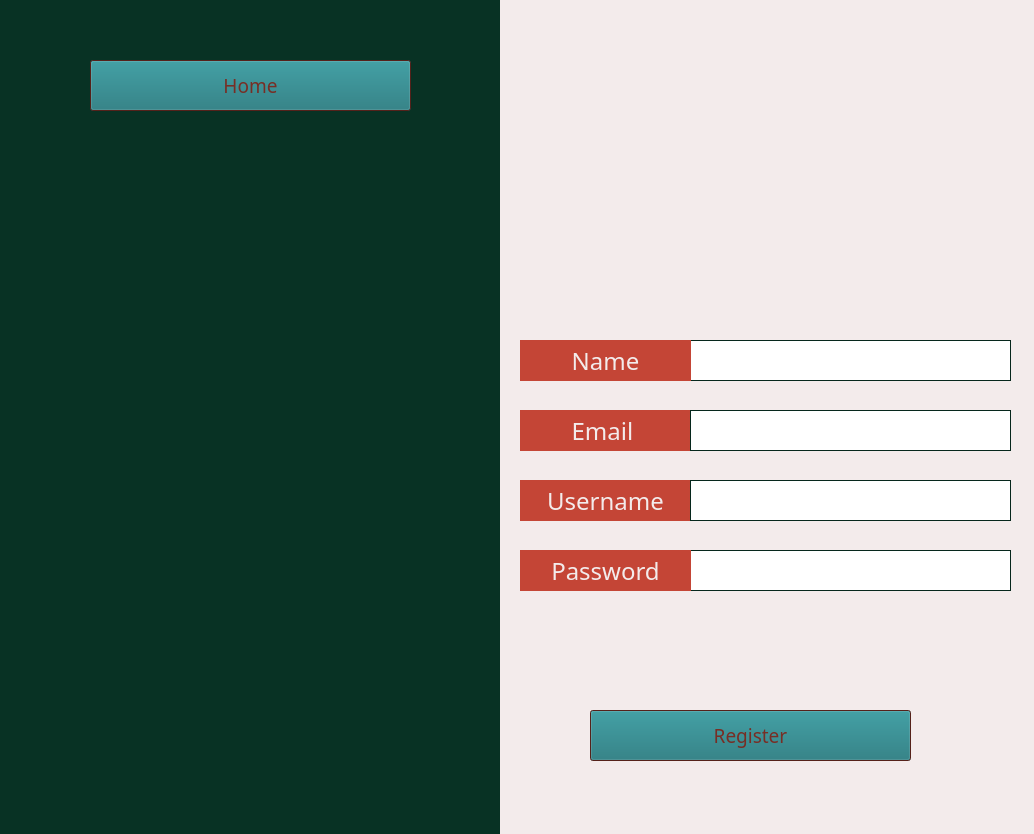
<?xml version="1.0" encoding="UTF-8"?>
<ui version="4.0">
 <class>Form</class>
 <widget class="QWidget" name="Form">
  <property name="geometry">
   <rect>
    <x>0</x>
    <y>0</y>
    <width>1034</width>
    <height>834</height>
   </rect>
  </property>
  <property name="palette">
   <palette>
    <active>
     <colorrole role="Base">
      <brush brushstyle="SolidPattern">
       <color alpha="255">
        <red>255</red>
        <green>255</green>
        <blue>255</blue>
       </color>
      </brush>
     </colorrole>
     <colorrole role="Window">
      <brush brushstyle="SolidPattern">
       <color alpha="255">
        <red>8</red>
        <green>50</green>
        <blue>36</blue>
       </color>
      </brush>
     </colorrole>
    </active>
    <inactive>
     <colorrole role="Base">
      <brush brushstyle="SolidPattern">
       <color alpha="255">
        <red>255</red>
        <green>255</green>
        <blue>255</blue>
       </color>
      </brush>
     </colorrole>
     <colorrole role="Window">
      <brush brushstyle="SolidPattern">
       <color alpha="255">
        <red>8</red>
        <green>50</green>
        <blue>36</blue>
       </color>
      </brush>
     </colorrole>
    </inactive>
    <disabled>
     <colorrole role="Base">
      <brush brushstyle="SolidPattern">
       <color alpha="255">
        <red>8</red>
        <green>50</green>
        <blue>36</blue>
       </color>
      </brush>
     </colorrole>
     <colorrole role="Window">
      <brush brushstyle="SolidPattern">
       <color alpha="255">
        <red>8</red>
        <green>50</green>
        <blue>36</blue>
       </color>
      </brush>
     </colorrole>
    </disabled>
   </palette>
  </property>
  <property name="windowTitle">
   <string>Form</string>
  </property>
  <widget class="QTextEdit" name="name_input">
   <property name="geometry">
    <rect>
     <x>690</x>
     <y>340</y>
     <width>321</width>
     <height>41</height>
    </rect>
   </property>
   <property name="font">
    <font>
     <family>Sylfaen</family>
     <pointsize>14</pointsize>
    </font>
   </property>
   <property name="html">
    <string>&lt;!DOCTYPE HTML PUBLIC &quot;-//W3C//DTD HTML 4.0//EN&quot; &quot;http://www.w3.org/TR/REC-html40/strict.dtd&quot;&gt;
&lt;html&gt;&lt;head&gt;&lt;meta name=&quot;qrichtext&quot; content=&quot;1&quot; /&gt;&lt;style type=&quot;text/css&quot;&gt;
p, li { white-space: pre-wrap; }
&lt;/style&gt;&lt;/head&gt;&lt;body style=&quot; font-family:'Sylfaen'; font-size:14pt; font-weight:400; font-style:normal;&quot;&gt;
&lt;p style=&quot;-qt-paragraph-type:empty; margin-top:0px; margin-bottom:0px; margin-left:0px; margin-right:0px; -qt-block-indent:0; text-indent:0px;&quot;&gt;&lt;br /&gt;&lt;/p&gt;&lt;/body&gt;&lt;/html&gt;</string>
   </property>
  </widget>
  <widget class="QLabel" name="email">
   <property name="geometry">
    <rect>
     <x>520</x>
     <y>410</y>
     <width>171</width>
     <height>41</height>
    </rect>
   </property>
   <property name="palette">
    <palette>
     <active>
      <colorrole role="WindowText">
       <brush brushstyle="SolidPattern">
        <color alpha="255">
         <red>243</red>
         <green>235</green>
         <blue>235</blue>
        </color>
       </brush>
      </colorrole>
      <colorrole role="Base">
       <brush brushstyle="SolidPattern">
        <color alpha="255">
         <red>255</red>
         <green>255</green>
         <blue>255</blue>
        </color>
       </brush>
      </colorrole>
      <colorrole role="Window">
       <brush brushstyle="SolidPattern">
        <color alpha="255">
         <red>196</red>
         <green>69</green>
         <blue>54</blue>
        </color>
       </brush>
      </colorrole>
     </active>
     <inactive>
      <colorrole role="WindowText">
       <brush brushstyle="SolidPattern">
        <color alpha="255">
         <red>243</red>
         <green>235</green>
         <blue>235</blue>
        </color>
       </brush>
      </colorrole>
      <colorrole role="Base">
       <brush brushstyle="SolidPattern">
        <color alpha="255">
         <red>255</red>
         <green>255</green>
         <blue>255</blue>
        </color>
       </brush>
      </colorrole>
      <colorrole role="Window">
       <brush brushstyle="SolidPattern">
        <color alpha="255">
         <red>196</red>
         <green>69</green>
         <blue>54</blue>
        </color>
       </brush>
      </colorrole>
     </inactive>
     <disabled>
      <colorrole role="WindowText">
       <brush brushstyle="SolidPattern">
        <color alpha="255">
         <red>120</red>
         <green>120</green>
         <blue>120</blue>
        </color>
       </brush>
      </colorrole>
      <colorrole role="Base">
       <brush brushstyle="SolidPattern">
        <color alpha="255">
         <red>196</red>
         <green>69</green>
         <blue>54</blue>
        </color>
       </brush>
      </colorrole>
      <colorrole role="Window">
       <brush brushstyle="SolidPattern">
        <color alpha="255">
         <red>196</red>
         <green>69</green>
         <blue>54</blue>
        </color>
       </brush>
      </colorrole>
     </disabled>
    </palette>
   </property>
   <property name="font">
    <font>
     <family>Sylfaen</family>
     <pointsize>18</pointsize>
    </font>
   </property>
   <property name="autoFillBackground">
    <bool>true</bool>
   </property>
   <property name="text">
    <string>Email </string>
   </property>
   <property name="alignment">
    <set>Qt::AlignCenter</set>
   </property>
  </widget>
  <widget class="QLabel" name="userpic">
   <property name="geometry">
    <rect>
     <x>640</x>
     <y>30</y>
     <width>251</width>
     <height>251</height>
    </rect>
   </property>
   <property name="text">
    <string/>
   </property>
   <property name="pixmap">
    <pixmap>Media/Tech Life - User.png</pixmap>
   </property>
   <property name="scaledContents">
    <bool>true</bool>
   </property>
  </widget>
  <widget class="QTextEdit" name="email_input">
   <property name="geometry">
    <rect>
     <x>690</x>
     <y>410</y>
     <width>321</width>
     <height>41</height>
    </rect>
   </property>
   <property name="font">
    <font>
     <family>Sylfaen</family>
     <pointsize>14</pointsize>
    </font>
   </property>
   <property name="html">
    <string>&lt;!DOCTYPE HTML PUBLIC &quot;-//W3C//DTD HTML 4.0//EN&quot; &quot;http://www.w3.org/TR/REC-html40/strict.dtd&quot;&gt;
&lt;html&gt;&lt;head&gt;&lt;meta name=&quot;qrichtext&quot; content=&quot;1&quot; /&gt;&lt;style type=&quot;text/css&quot;&gt;
p, li { white-space: pre-wrap; }
&lt;/style&gt;&lt;/head&gt;&lt;body style=&quot; font-family:'Sylfaen'; font-size:14pt; font-weight:400; font-style:normal;&quot;&gt;
&lt;p style=&quot;-qt-paragraph-type:empty; margin-top:0px; margin-bottom:0px; margin-left:0px; margin-right:0px; -qt-block-indent:0; text-indent:0px;&quot;&gt;&lt;br /&gt;&lt;/p&gt;&lt;/body&gt;&lt;/html&gt;</string>
   </property>
  </widget>
  <widget class="QPushButton" name="reg_button">
   <property name="geometry">
    <rect>
     <x>590</x>
     <y>710</y>
     <width>321</width>
     <height>51</height>
    </rect>
   </property>
   <property name="palette">
    <palette>
     <active>
      <colorrole role="WindowText">
       <brush brushstyle="SolidPattern">
        <color alpha="255">
         <red>25</red>
         <green>114</green>
         <blue>120</blue>
        </color>
       </brush>
      </colorrole>
      <colorrole role="Button">
       <brush brushstyle="SolidPattern">
        <color alpha="255">
         <red>25</red>
         <green>114</green>
         <blue>120</blue>
        </color>
       </brush>
      </colorrole>
      <colorrole role="Light">
       <brush brushstyle="SolidPattern">
        <color alpha="255">
         <red>196</red>
         <green>69</green>
         <blue>54</blue>
        </color>
       </brush>
      </colorrole>
      <colorrole role="Midlight">
       <brush brushstyle="SolidPattern">
        <color alpha="255">
         <red>196</red>
         <green>69</green>
         <blue>54</blue>
        </color>
       </brush>
      </colorrole>
      <colorrole role="BrightText">
       <brush brushstyle="SolidPattern">
        <color alpha="255">
         <red>196</red>
         <green>69</green>
         <blue>54</blue>
        </color>
       </brush>
      </colorrole>
      <colorrole role="ButtonText">
       <brush brushstyle="SolidPattern">
        <color alpha="255">
         <red>119</red>
         <green>46</green>
         <blue>37</blue>
        </color>
       </brush>
      </colorrole>
      <colorrole role="Base">
       <brush brushstyle="SolidPattern">
        <color alpha="255">
         <red>196</red>
         <green>69</green>
         <blue>54</blue>
        </color>
       </brush>
      </colorrole>
      <colorrole role="Window">
       <brush brushstyle="SolidPattern">
        <color alpha="255">
         <red>119</red>
         <green>46</green>
         <blue>37</blue>
        </color>
       </brush>
      </colorrole>
      <colorrole role="AlternateBase">
       <brush brushstyle="SolidPattern">
        <color alpha="255">
         <red>196</red>
         <green>69</green>
         <blue>54</blue>
        </color>
       </brush>
      </colorrole>
      <colorrole role="ToolTipBase">
       <brush brushstyle="SolidPattern">
        <color alpha="255">
         <red>196</red>
         <green>69</green>
         <blue>54</blue>
        </color>
       </brush>
      </colorrole>
     </active>
     <inactive>
      <colorrole role="WindowText">
       <brush brushstyle="SolidPattern">
        <color alpha="255">
         <red>25</red>
         <green>114</green>
         <blue>120</blue>
        </color>
       </brush>
      </colorrole>
      <colorrole role="Button">
       <brush brushstyle="SolidPattern">
        <color alpha="255">
         <red>25</red>
         <green>114</green>
         <blue>120</blue>
        </color>
       </brush>
      </colorrole>
      <colorrole role="Light">
       <brush brushstyle="SolidPattern">
        <color alpha="255">
         <red>196</red>
         <green>69</green>
         <blue>54</blue>
        </color>
       </brush>
      </colorrole>
      <colorrole role="Midlight">
       <brush brushstyle="SolidPattern">
        <color alpha="255">
         <red>196</red>
         <green>69</green>
         <blue>54</blue>
        </color>
       </brush>
      </colorrole>
      <colorrole role="BrightText">
       <brush brushstyle="SolidPattern">
        <color alpha="255">
         <red>196</red>
         <green>69</green>
         <blue>54</blue>
        </color>
       </brush>
      </colorrole>
      <colorrole role="ButtonText">
       <brush brushstyle="SolidPattern">
        <color alpha="255">
         <red>119</red>
         <green>46</green>
         <blue>37</blue>
        </color>
       </brush>
      </colorrole>
      <colorrole role="Base">
       <brush brushstyle="SolidPattern">
        <color alpha="255">
         <red>196</red>
         <green>69</green>
         <blue>54</blue>
        </color>
       </brush>
      </colorrole>
      <colorrole role="Window">
       <brush brushstyle="SolidPattern">
        <color alpha="255">
         <red>119</red>
         <green>46</green>
         <blue>37</blue>
        </color>
       </brush>
      </colorrole>
      <colorrole role="AlternateBase">
       <brush brushstyle="SolidPattern">
        <color alpha="255">
         <red>196</red>
         <green>69</green>
         <blue>54</blue>
        </color>
       </brush>
      </colorrole>
      <colorrole role="ToolTipBase">
       <brush brushstyle="SolidPattern">
        <color alpha="255">
         <red>196</red>
         <green>69</green>
         <blue>54</blue>
        </color>
       </brush>
      </colorrole>
     </inactive>
     <disabled>
      <colorrole role="WindowText">
       <brush brushstyle="SolidPattern">
        <color alpha="255">
         <red>170</red>
         <green>0</green>
         <blue>0</blue>
        </color>
       </brush>
      </colorrole>
      <colorrole role="Button">
       <brush brushstyle="SolidPattern">
        <color alpha="255">
         <red>25</red>
         <green>114</green>
         <blue>120</blue>
        </color>
       </brush>
      </colorrole>
      <colorrole role="Light">
       <brush brushstyle="SolidPattern">
        <color alpha="255">
         <red>196</red>
         <green>69</green>
         <blue>54</blue>
        </color>
       </brush>
      </colorrole>
      <colorrole role="Midlight">
       <brush brushstyle="SolidPattern">
        <color alpha="255">
         <red>196</red>
         <green>69</green>
         <blue>54</blue>
        </color>
       </brush>
      </colorrole>
      <colorrole role="BrightText">
       <brush brushstyle="SolidPattern">
        <color alpha="255">
         <red>196</red>
         <green>69</green>
         <blue>54</blue>
        </color>
       </brush>
      </colorrole>
      <colorrole role="ButtonText">
       <brush brushstyle="SolidPattern">
        <color alpha="255">
         <red>120</red>
         <green>120</green>
         <blue>120</blue>
        </color>
       </brush>
      </colorrole>
      <colorrole role="Base">
       <brush brushstyle="SolidPattern">
        <color alpha="255">
         <red>119</red>
         <green>46</green>
         <blue>37</blue>
        </color>
       </brush>
      </colorrole>
      <colorrole role="Window">
       <brush brushstyle="SolidPattern">
        <color alpha="255">
         <red>119</red>
         <green>46</green>
         <blue>37</blue>
        </color>
       </brush>
      </colorrole>
      <colorrole role="AlternateBase">
       <brush brushstyle="SolidPattern">
        <color alpha="255">
         <red>196</red>
         <green>69</green>
         <blue>54</blue>
        </color>
       </brush>
      </colorrole>
      <colorrole role="ToolTipBase">
       <brush brushstyle="SolidPattern">
        <color alpha="255">
         <red>196</red>
         <green>69</green>
         <blue>54</blue>
        </color>
       </brush>
      </colorrole>
     </disabled>
    </palette>
   </property>
   <property name="font">
    <font>
     <family>Sylfaen</family>
     <pointsize>14</pointsize>
    </font>
   </property>
   <property name="text">
    <string>Register</string>
   </property>
  </widget>
  <widget class="QLabel" name="name">
   <property name="geometry">
    <rect>
     <x>520</x>
     <y>340</y>
     <width>171</width>
     <height>41</height>
    </rect>
   </property>
   <property name="palette">
    <palette>
     <active>
      <colorrole role="WindowText">
       <brush brushstyle="SolidPattern">
        <color alpha="255">
         <red>243</red>
         <green>235</green>
         <blue>235</blue>
        </color>
       </brush>
      </colorrole>
      <colorrole role="Base">
       <brush brushstyle="SolidPattern">
        <color alpha="255">
         <red>255</red>
         <green>255</green>
         <blue>255</blue>
        </color>
       </brush>
      </colorrole>
      <colorrole role="Window">
       <brush brushstyle="SolidPattern">
        <color alpha="255">
         <red>196</red>
         <green>69</green>
         <blue>54</blue>
        </color>
       </brush>
      </colorrole>
     </active>
     <inactive>
      <colorrole role="WindowText">
       <brush brushstyle="SolidPattern">
        <color alpha="255">
         <red>243</red>
         <green>235</green>
         <blue>235</blue>
        </color>
       </brush>
      </colorrole>
      <colorrole role="Base">
       <brush brushstyle="SolidPattern">
        <color alpha="255">
         <red>255</red>
         <green>255</green>
         <blue>255</blue>
        </color>
       </brush>
      </colorrole>
      <colorrole role="Window">
       <brush brushstyle="SolidPattern">
        <color alpha="255">
         <red>196</red>
         <green>69</green>
         <blue>54</blue>
        </color>
       </brush>
      </colorrole>
     </inactive>
     <disabled>
      <colorrole role="WindowText">
       <brush brushstyle="SolidPattern">
        <color alpha="255">
         <red>120</red>
         <green>120</green>
         <blue>120</blue>
        </color>
       </brush>
      </colorrole>
      <colorrole role="Base">
       <brush brushstyle="SolidPattern">
        <color alpha="255">
         <red>196</red>
         <green>69</green>
         <blue>54</blue>
        </color>
       </brush>
      </colorrole>
      <colorrole role="Window">
       <brush brushstyle="SolidPattern">
        <color alpha="255">
         <red>196</red>
         <green>69</green>
         <blue>54</blue>
        </color>
       </brush>
      </colorrole>
     </disabled>
    </palette>
   </property>
   <property name="font">
    <font>
     <family>Sylfaen</family>
     <pointsize>18</pointsize>
    </font>
   </property>
   <property name="autoFillBackground">
    <bool>true</bool>
   </property>
   <property name="text">
    <string>Name</string>
   </property>
   <property name="alignment">
    <set>Qt::AlignCenter</set>
   </property>
  </widget>
  <widget class="QTextEdit" name="pass_input">
   <property name="geometry">
    <rect>
     <x>690</x>
     <y>550</y>
     <width>321</width>
     <height>41</height>
    </rect>
   </property>
   <property name="font">
    <font>
     <family>Sylfaen</family>
     <pointsize>14</pointsize>
    </font>
   </property>
   <property name="html">
    <string>&lt;!DOCTYPE HTML PUBLIC &quot;-//W3C//DTD HTML 4.0//EN&quot; &quot;http://www.w3.org/TR/REC-html40/strict.dtd&quot;&gt;
&lt;html&gt;&lt;head&gt;&lt;meta name=&quot;qrichtext&quot; content=&quot;1&quot; /&gt;&lt;style type=&quot;text/css&quot;&gt;
p, li { white-space: pre-wrap; }
&lt;/style&gt;&lt;/head&gt;&lt;body style=&quot; font-family:'Sylfaen'; font-size:14pt; font-weight:400; font-style:normal;&quot;&gt;
&lt;p style=&quot;-qt-paragraph-type:empty; margin-top:0px; margin-bottom:0px; margin-left:0px; margin-right:0px; -qt-block-indent:0; text-indent:0px;&quot;&gt;&lt;br /&gt;&lt;/p&gt;&lt;/body&gt;&lt;/html&gt;</string>
   </property>
  </widget>
  <widget class="QLabel" name="password">
   <property name="geometry">
    <rect>
     <x>520</x>
     <y>550</y>
     <width>171</width>
     <height>41</height>
    </rect>
   </property>
   <property name="palette">
    <palette>
     <active>
      <colorrole role="WindowText">
       <brush brushstyle="SolidPattern">
        <color alpha="255">
         <red>243</red>
         <green>235</green>
         <blue>235</blue>
        </color>
       </brush>
      </colorrole>
      <colorrole role="Base">
       <brush brushstyle="SolidPattern">
        <color alpha="255">
         <red>255</red>
         <green>255</green>
         <blue>255</blue>
        </color>
       </brush>
      </colorrole>
      <colorrole role="Window">
       <brush brushstyle="SolidPattern">
        <color alpha="255">
         <red>196</red>
         <green>69</green>
         <blue>54</blue>
        </color>
       </brush>
      </colorrole>
     </active>
     <inactive>
      <colorrole role="WindowText">
       <brush brushstyle="SolidPattern">
        <color alpha="255">
         <red>243</red>
         <green>235</green>
         <blue>235</blue>
        </color>
       </brush>
      </colorrole>
      <colorrole role="Base">
       <brush brushstyle="SolidPattern">
        <color alpha="255">
         <red>255</red>
         <green>255</green>
         <blue>255</blue>
        </color>
       </brush>
      </colorrole>
      <colorrole role="Window">
       <brush brushstyle="SolidPattern">
        <color alpha="255">
         <red>196</red>
         <green>69</green>
         <blue>54</blue>
        </color>
       </brush>
      </colorrole>
     </inactive>
     <disabled>
      <colorrole role="WindowText">
       <brush brushstyle="SolidPattern">
        <color alpha="255">
         <red>120</red>
         <green>120</green>
         <blue>120</blue>
        </color>
       </brush>
      </colorrole>
      <colorrole role="Base">
       <brush brushstyle="SolidPattern">
        <color alpha="255">
         <red>196</red>
         <green>69</green>
         <blue>54</blue>
        </color>
       </brush>
      </colorrole>
      <colorrole role="Window">
       <brush brushstyle="SolidPattern">
        <color alpha="255">
         <red>196</red>
         <green>69</green>
         <blue>54</blue>
        </color>
       </brush>
      </colorrole>
     </disabled>
    </palette>
   </property>
   <property name="font">
    <font>
     <family>Sylfaen</family>
     <pointsize>18</pointsize>
    </font>
   </property>
   <property name="autoFillBackground">
    <bool>true</bool>
   </property>
   <property name="text">
    <string>Password</string>
   </property>
   <property name="alignment">
    <set>Qt::AlignCenter</set>
   </property>
  </widget>
  <widget class="QLabel" name="username">
   <property name="geometry">
    <rect>
     <x>520</x>
     <y>480</y>
     <width>171</width>
     <height>41</height>
    </rect>
   </property>
   <property name="palette">
    <palette>
     <active>
      <colorrole role="WindowText">
       <brush brushstyle="SolidPattern">
        <color alpha="255">
         <red>243</red>
         <green>235</green>
         <blue>235</blue>
        </color>
       </brush>
      </colorrole>
      <colorrole role="Base">
       <brush brushstyle="SolidPattern">
        <color alpha="255">
         <red>255</red>
         <green>255</green>
         <blue>255</blue>
        </color>
       </brush>
      </colorrole>
      <colorrole role="Window">
       <brush brushstyle="SolidPattern">
        <color alpha="255">
         <red>196</red>
         <green>69</green>
         <blue>54</blue>
        </color>
       </brush>
      </colorrole>
     </active>
     <inactive>
      <colorrole role="WindowText">
       <brush brushstyle="SolidPattern">
        <color alpha="255">
         <red>243</red>
         <green>235</green>
         <blue>235</blue>
        </color>
       </brush>
      </colorrole>
      <colorrole role="Base">
       <brush brushstyle="SolidPattern">
        <color alpha="255">
         <red>255</red>
         <green>255</green>
         <blue>255</blue>
        </color>
       </brush>
      </colorrole>
      <colorrole role="Window">
       <brush brushstyle="SolidPattern">
        <color alpha="255">
         <red>196</red>
         <green>69</green>
         <blue>54</blue>
        </color>
       </brush>
      </colorrole>
     </inactive>
     <disabled>
      <colorrole role="WindowText">
       <brush brushstyle="SolidPattern">
        <color alpha="255">
         <red>120</red>
         <green>120</green>
         <blue>120</blue>
        </color>
       </brush>
      </colorrole>
      <colorrole role="Base">
       <brush brushstyle="SolidPattern">
        <color alpha="255">
         <red>196</red>
         <green>69</green>
         <blue>54</blue>
        </color>
       </brush>
      </colorrole>
      <colorrole role="Window">
       <brush brushstyle="SolidPattern">
        <color alpha="255">
         <red>196</red>
         <green>69</green>
         <blue>54</blue>
        </color>
       </brush>
      </colorrole>
     </disabled>
    </palette>
   </property>
   <property name="font">
    <font>
     <family>Sylfaen</family>
     <pointsize>18</pointsize>
    </font>
   </property>
   <property name="autoFillBackground">
    <bool>true</bool>
   </property>
   <property name="text">
    <string>Username</string>
   </property>
   <property name="alignment">
    <set>Qt::AlignCenter</set>
   </property>
  </widget>
  <widget class="QTextEdit" name="user_input">
   <property name="geometry">
    <rect>
     <x>690</x>
     <y>480</y>
     <width>321</width>
     <height>41</height>
    </rect>
   </property>
   <property name="font">
    <font>
     <family>Sylfaen</family>
     <pointsize>14</pointsize>
    </font>
   </property>
   <property name="html">
    <string>&lt;!DOCTYPE HTML PUBLIC &quot;-//W3C//DTD HTML 4.0//EN&quot; &quot;http://www.w3.org/TR/REC-html40/strict.dtd&quot;&gt;
&lt;html&gt;&lt;head&gt;&lt;meta name=&quot;qrichtext&quot; content=&quot;1&quot; /&gt;&lt;style type=&quot;text/css&quot;&gt;
p, li { white-space: pre-wrap; }
&lt;/style&gt;&lt;/head&gt;&lt;body style=&quot; font-family:'Sylfaen'; font-size:14pt; font-weight:400; font-style:normal;&quot;&gt;
&lt;p style=&quot;-qt-paragraph-type:empty; margin-top:0px; margin-bottom:0px; margin-left:0px; margin-right:0px; -qt-block-indent:0; text-indent:0px;&quot;&gt;&lt;br /&gt;&lt;/p&gt;&lt;/body&gt;&lt;/html&gt;</string>
   </property>
  </widget>
  <widget class="QLabel" name="color_label">
   <property name="geometry">
    <rect>
     <x>500</x>
     <y>-10</y>
     <width>541</width>
     <height>851</height>
    </rect>
   </property>
   <property name="palette">
    <palette>
     <active>
      <colorrole role="WindowText">
       <brush brushstyle="SolidPattern">
        <color alpha="255">
         <red>243</red>
         <green>235</green>
         <blue>235</blue>
        </color>
       </brush>
      </colorrole>
      <colorrole role="Base">
       <brush brushstyle="SolidPattern">
        <color alpha="255">
         <red>255</red>
         <green>255</green>
         <blue>255</blue>
        </color>
       </brush>
      </colorrole>
      <colorrole role="Window">
       <brush brushstyle="SolidPattern">
        <color alpha="255">
         <red>243</red>
         <green>235</green>
         <blue>235</blue>
        </color>
       </brush>
      </colorrole>
     </active>
     <inactive>
      <colorrole role="WindowText">
       <brush brushstyle="SolidPattern">
        <color alpha="255">
         <red>243</red>
         <green>235</green>
         <blue>235</blue>
        </color>
       </brush>
      </colorrole>
      <colorrole role="Base">
       <brush brushstyle="SolidPattern">
        <color alpha="255">
         <red>255</red>
         <green>255</green>
         <blue>255</blue>
        </color>
       </brush>
      </colorrole>
      <colorrole role="Window">
       <brush brushstyle="SolidPattern">
        <color alpha="255">
         <red>243</red>
         <green>235</green>
         <blue>235</blue>
        </color>
       </brush>
      </colorrole>
     </inactive>
     <disabled>
      <colorrole role="WindowText">
       <brush brushstyle="SolidPattern">
        <color alpha="255">
         <red>120</red>
         <green>120</green>
         <blue>120</blue>
        </color>
       </brush>
      </colorrole>
      <colorrole role="Base">
       <brush brushstyle="SolidPattern">
        <color alpha="255">
         <red>243</red>
         <green>235</green>
         <blue>235</blue>
        </color>
       </brush>
      </colorrole>
      <colorrole role="Window">
       <brush brushstyle="SolidPattern">
        <color alpha="255">
         <red>243</red>
         <green>235</green>
         <blue>235</blue>
        </color>
       </brush>
      </colorrole>
     </disabled>
    </palette>
   </property>
   <property name="font">
    <font>
     <family>Sylfaen</family>
     <pointsize>18</pointsize>
    </font>
   </property>
   <property name="autoFillBackground">
    <bool>true</bool>
   </property>
   <property name="text">
    <string/>
   </property>
   <property name="alignment">
    <set>Qt::AlignCenter</set>
   </property>
  </widget>
  <widget class="QLabel" name="sidepic">
   <property name="geometry">
    <rect>
     <x>50</x>
     <y>200</y>
     <width>411</width>
     <height>471</height>
    </rect>
   </property>
   <property name="text">
    <string/>
   </property>
   <property name="pixmap">
    <pixmap>Media/image (1).png</pixmap>
   </property>
   <property name="scaledContents">
    <bool>true</bool>
   </property>
  </widget>
  <widget class="QPushButton" name="to_menu1">
   <property name="geometry">
    <rect>
     <x>90</x>
     <y>60</y>
     <width>321</width>
     <height>51</height>
    </rect>
   </property>
   <property name="palette">
    <palette>
     <active>
      <colorrole role="WindowText">
       <brush brushstyle="SolidPattern">
        <color alpha="255">
         <red>25</red>
         <green>114</green>
         <blue>120</blue>
        </color>
       </brush>
      </colorrole>
      <colorrole role="Button">
       <brush brushstyle="SolidPattern">
        <color alpha="255">
         <red>25</red>
         <green>114</green>
         <blue>120</blue>
        </color>
       </brush>
      </colorrole>
      <colorrole role="Light">
       <brush brushstyle="SolidPattern">
        <color alpha="255">
         <red>196</red>
         <green>69</green>
         <blue>54</blue>
        </color>
       </brush>
      </colorrole>
      <colorrole role="Midlight">
       <brush brushstyle="SolidPattern">
        <color alpha="255">
         <red>196</red>
         <green>69</green>
         <blue>54</blue>
        </color>
       </brush>
      </colorrole>
      <colorrole role="BrightText">
       <brush brushstyle="SolidPattern">
        <color alpha="255">
         <red>196</red>
         <green>69</green>
         <blue>54</blue>
        </color>
       </brush>
      </colorrole>
      <colorrole role="ButtonText">
       <brush brushstyle="SolidPattern">
        <color alpha="255">
         <red>119</red>
         <green>46</green>
         <blue>37</blue>
        </color>
       </brush>
      </colorrole>
      <colorrole role="Base">
       <brush brushstyle="SolidPattern">
        <color alpha="255">
         <red>196</red>
         <green>69</green>
         <blue>54</blue>
        </color>
       </brush>
      </colorrole>
      <colorrole role="Window">
       <brush brushstyle="SolidPattern">
        <color alpha="255">
         <red>119</red>
         <green>46</green>
         <blue>37</blue>
        </color>
       </brush>
      </colorrole>
      <colorrole role="AlternateBase">
       <brush brushstyle="SolidPattern">
        <color alpha="255">
         <red>196</red>
         <green>69</green>
         <blue>54</blue>
        </color>
       </brush>
      </colorrole>
      <colorrole role="ToolTipBase">
       <brush brushstyle="SolidPattern">
        <color alpha="255">
         <red>196</red>
         <green>69</green>
         <blue>54</blue>
        </color>
       </brush>
      </colorrole>
     </active>
     <inactive>
      <colorrole role="WindowText">
       <brush brushstyle="SolidPattern">
        <color alpha="255">
         <red>25</red>
         <green>114</green>
         <blue>120</blue>
        </color>
       </brush>
      </colorrole>
      <colorrole role="Button">
       <brush brushstyle="SolidPattern">
        <color alpha="255">
         <red>25</red>
         <green>114</green>
         <blue>120</blue>
        </color>
       </brush>
      </colorrole>
      <colorrole role="Light">
       <brush brushstyle="SolidPattern">
        <color alpha="255">
         <red>196</red>
         <green>69</green>
         <blue>54</blue>
        </color>
       </brush>
      </colorrole>
      <colorrole role="Midlight">
       <brush brushstyle="SolidPattern">
        <color alpha="255">
         <red>196</red>
         <green>69</green>
         <blue>54</blue>
        </color>
       </brush>
      </colorrole>
      <colorrole role="BrightText">
       <brush brushstyle="SolidPattern">
        <color alpha="255">
         <red>196</red>
         <green>69</green>
         <blue>54</blue>
        </color>
       </brush>
      </colorrole>
      <colorrole role="ButtonText">
       <brush brushstyle="SolidPattern">
        <color alpha="255">
         <red>119</red>
         <green>46</green>
         <blue>37</blue>
        </color>
       </brush>
      </colorrole>
      <colorrole role="Base">
       <brush brushstyle="SolidPattern">
        <color alpha="255">
         <red>196</red>
         <green>69</green>
         <blue>54</blue>
        </color>
       </brush>
      </colorrole>
      <colorrole role="Window">
       <brush brushstyle="SolidPattern">
        <color alpha="255">
         <red>119</red>
         <green>46</green>
         <blue>37</blue>
        </color>
       </brush>
      </colorrole>
      <colorrole role="AlternateBase">
       <brush brushstyle="SolidPattern">
        <color alpha="255">
         <red>196</red>
         <green>69</green>
         <blue>54</blue>
        </color>
       </brush>
      </colorrole>
      <colorrole role="ToolTipBase">
       <brush brushstyle="SolidPattern">
        <color alpha="255">
         <red>196</red>
         <green>69</green>
         <blue>54</blue>
        </color>
       </brush>
      </colorrole>
     </inactive>
     <disabled>
      <colorrole role="WindowText">
       <brush brushstyle="SolidPattern">
        <color alpha="255">
         <red>170</red>
         <green>0</green>
         <blue>0</blue>
        </color>
       </brush>
      </colorrole>
      <colorrole role="Button">
       <brush brushstyle="SolidPattern">
        <color alpha="255">
         <red>25</red>
         <green>114</green>
         <blue>120</blue>
        </color>
       </brush>
      </colorrole>
      <colorrole role="Light">
       <brush brushstyle="SolidPattern">
        <color alpha="255">
         <red>196</red>
         <green>69</green>
         <blue>54</blue>
        </color>
       </brush>
      </colorrole>
      <colorrole role="Midlight">
       <brush brushstyle="SolidPattern">
        <color alpha="255">
         <red>196</red>
         <green>69</green>
         <blue>54</blue>
        </color>
       </brush>
      </colorrole>
      <colorrole role="BrightText">
       <brush brushstyle="SolidPattern">
        <color alpha="255">
         <red>196</red>
         <green>69</green>
         <blue>54</blue>
        </color>
       </brush>
      </colorrole>
      <colorrole role="ButtonText">
       <brush brushstyle="SolidPattern">
        <color alpha="255">
         <red>120</red>
         <green>120</green>
         <blue>120</blue>
        </color>
       </brush>
      </colorrole>
      <colorrole role="Base">
       <brush brushstyle="SolidPattern">
        <color alpha="255">
         <red>119</red>
         <green>46</green>
         <blue>37</blue>
        </color>
       </brush>
      </colorrole>
      <colorrole role="Window">
       <brush brushstyle="SolidPattern">
        <color alpha="255">
         <red>119</red>
         <green>46</green>
         <blue>37</blue>
        </color>
       </brush>
      </colorrole>
      <colorrole role="AlternateBase">
       <brush brushstyle="SolidPattern">
        <color alpha="255">
         <red>196</red>
         <green>69</green>
         <blue>54</blue>
        </color>
       </brush>
      </colorrole>
      <colorrole role="ToolTipBase">
       <brush brushstyle="SolidPattern">
        <color alpha="255">
         <red>196</red>
         <green>69</green>
         <blue>54</blue>
        </color>
       </brush>
      </colorrole>
     </disabled>
    </palette>
   </property>
   <property name="font">
    <font>
     <family>Sylfaen</family>
     <pointsize>14</pointsize>
    </font>
   </property>
   <property name="text">
    <string>Home</string>
   </property>
  </widget>
  <zorder>color_label</zorder>
  <zorder>name_input</zorder>
  <zorder>email</zorder>
  <zorder>userpic</zorder>
  <zorder>email_input</zorder>
  <zorder>reg_button</zorder>
  <zorder>name</zorder>
  <zorder>pass_input</zorder>
  <zorder>password</zorder>
  <zorder>username</zorder>
  <zorder>user_input</zorder>
  <zorder>sidepic</zorder>
  <zorder>to_menu1</zorder>
 </widget>
 <resources/>
 <connections/>
</ui>
